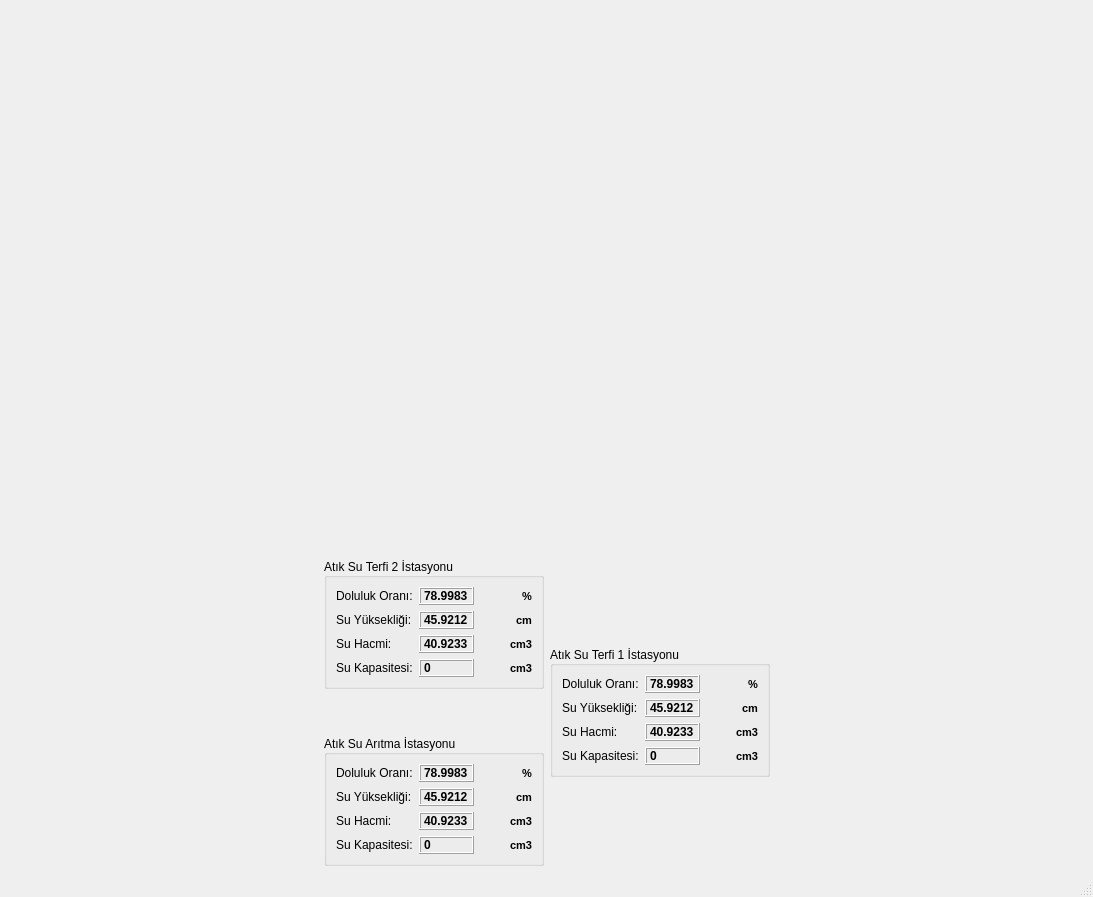
<?xml version="1.0" encoding="UTF-8"?>
<ui version="4.0">
 <class>MainWindow</class>
 <widget class="QMainWindow" name="MainWindow">
  <property name="geometry">
   <rect>
    <x>0</x>
    <y>0</y>
    <width>1093</width>
    <height>897</height>
   </rect>
  </property>
  <property name="windowTitle">
   <string>MainWindow</string>
  </property>
  <widget class="QWidget" name="centralwidget">
   <layout class="QGridLayout" name="gridLayout_5">
    <item row="1" column="4">
     <layout class="QVBoxLayout" name="verticalLayout_2">
      <item>
       <widget class="QGroupBox" name="groupBox_AtikSuTerfi1">
        <property name="sizePolicy">
         <sizepolicy hsizetype="Fixed" vsizetype="Fixed">
          <horstretch>0</horstretch>
          <verstretch>0</verstretch>
         </sizepolicy>
        </property>
        <property name="minimumSize">
         <size>
          <width>220</width>
          <height>130</height>
         </size>
        </property>
        <property name="font">
         <font>
          <weight>50</weight>
          <bold>false</bold>
          <kerning>true</kerning>
         </font>
        </property>
        <property name="title">
         <string>Atık Su Terfi 1 İstasyonu</string>
        </property>
        <property name="alignment">
         <set>Qt::AlignLeading|Qt::AlignLeft|Qt::AlignVCenter</set>
        </property>
        <layout class="QGridLayout" name="gridLayout_4">
         <item row="0" column="0">
          <widget class="QLabel" name="label_15">
           <property name="enabled">
            <bool>true</bool>
           </property>
           <property name="sizePolicy">
            <sizepolicy hsizetype="Preferred" vsizetype="Preferred">
             <horstretch>0</horstretch>
             <verstretch>0</verstretch>
            </sizepolicy>
           </property>
           <property name="text">
            <string>Doluluk Oranı:</string>
           </property>
           <property name="wordWrap">
            <bool>false</bool>
           </property>
          </widget>
         </item>
         <item row="0" column="1">
          <widget class="QLabel" name="txt_AtikSuTerfi1_DO">
           <property name="font">
            <font>
             <weight>75</weight>
             <bold>true</bold>
            </font>
           </property>
           <property name="mouseTracking">
            <bool>false</bool>
           </property>
           <property name="autoFillBackground">
            <bool>false</bool>
           </property>
           <property name="styleSheet">
            <string notr="true"/>
           </property>
           <property name="frameShape">
            <enum>QFrame::Box</enum>
           </property>
           <property name="frameShadow">
            <enum>QFrame::Raised</enum>
           </property>
           <property name="text">
            <string>78.9983</string>
           </property>
           <property name="wordWrap">
            <bool>false</bool>
           </property>
          </widget>
         </item>
         <item row="1" column="0">
          <widget class="QLabel" name="label_14">
           <property name="text">
            <string>Su Yüksekliği:</string>
           </property>
           <property name="wordWrap">
            <bool>false</bool>
           </property>
          </widget>
         </item>
         <item row="1" column="1">
          <widget class="QLabel" name="txt_AtikSuTerfi1_SY">
           <property name="font">
            <font>
             <weight>75</weight>
             <bold>true</bold>
            </font>
           </property>
           <property name="mouseTracking">
            <bool>false</bool>
           </property>
           <property name="autoFillBackground">
            <bool>false</bool>
           </property>
           <property name="styleSheet">
            <string notr="true"/>
           </property>
           <property name="frameShape">
            <enum>QFrame::Box</enum>
           </property>
           <property name="frameShadow">
            <enum>QFrame::Raised</enum>
           </property>
           <property name="text">
            <string>45.9212</string>
           </property>
           <property name="wordWrap">
            <bool>false</bool>
           </property>
          </widget>
         </item>
         <item row="1" column="2">
          <widget class="QLabel" name="label_56">
           <property name="font">
            <font>
             <pointsize>8</pointsize>
             <weight>75</weight>
             <bold>true</bold>
            </font>
           </property>
           <property name="text">
            <string>cm</string>
           </property>
           <property name="alignment">
            <set>Qt::AlignRight|Qt::AlignTrailing|Qt::AlignVCenter</set>
           </property>
           <property name="wordWrap">
            <bool>false</bool>
           </property>
          </widget>
         </item>
         <item row="2" column="0">
          <widget class="QLabel" name="label_16">
           <property name="text">
            <string>Su Hacmi:</string>
           </property>
           <property name="wordWrap">
            <bool>false</bool>
           </property>
          </widget>
         </item>
         <item row="2" column="1">
          <widget class="QLabel" name="txt_AtikSuTerfi1_SH">
           <property name="font">
            <font>
             <weight>75</weight>
             <bold>true</bold>
            </font>
           </property>
           <property name="mouseTracking">
            <bool>false</bool>
           </property>
           <property name="autoFillBackground">
            <bool>false</bool>
           </property>
           <property name="styleSheet">
            <string notr="true"/>
           </property>
           <property name="frameShape">
            <enum>QFrame::Box</enum>
           </property>
           <property name="frameShadow">
            <enum>QFrame::Raised</enum>
           </property>
           <property name="text">
            <string>40.9233</string>
           </property>
           <property name="wordWrap">
            <bool>false</bool>
           </property>
          </widget>
         </item>
         <item row="2" column="2">
          <widget class="QLabel" name="label_57">
           <property name="font">
            <font>
             <pointsize>8</pointsize>
             <weight>75</weight>
             <bold>true</bold>
            </font>
           </property>
           <property name="text">
            <string>cm3</string>
           </property>
           <property name="alignment">
            <set>Qt::AlignRight|Qt::AlignTrailing|Qt::AlignVCenter</set>
           </property>
           <property name="wordWrap">
            <bool>false</bool>
           </property>
          </widget>
         </item>
         <item row="3" column="0">
          <widget class="QLabel" name="label_33">
           <property name="text">
            <string>Su Kapasitesi:</string>
           </property>
           <property name="wordWrap">
            <bool>false</bool>
           </property>
          </widget>
         </item>
         <item row="3" column="1">
          <widget class="QLabel" name="txt_AtikSuTerfi1_SK">
           <property name="font">
            <font>
             <weight>75</weight>
             <bold>true</bold>
            </font>
           </property>
           <property name="mouseTracking">
            <bool>false</bool>
           </property>
           <property name="autoFillBackground">
            <bool>false</bool>
           </property>
           <property name="styleSheet">
            <string notr="true"/>
           </property>
           <property name="frameShape">
            <enum>QFrame::Box</enum>
           </property>
           <property name="frameShadow">
            <enum>QFrame::Raised</enum>
           </property>
           <property name="text">
            <string>0</string>
           </property>
           <property name="wordWrap">
            <bool>false</bool>
           </property>
          </widget>
         </item>
         <item row="3" column="2">
          <widget class="QLabel" name="label_67">
           <property name="font">
            <font>
             <pointsize>8</pointsize>
             <weight>75</weight>
             <bold>true</bold>
            </font>
           </property>
           <property name="text">
            <string>cm3</string>
           </property>
           <property name="alignment">
            <set>Qt::AlignRight|Qt::AlignTrailing|Qt::AlignVCenter</set>
           </property>
           <property name="wordWrap">
            <bool>false</bool>
           </property>
          </widget>
         </item>
         <item row="0" column="2">
          <widget class="QLabel" name="label_58">
           <property name="font">
            <font>
             <pointsize>8</pointsize>
             <weight>75</weight>
             <bold>true</bold>
            </font>
           </property>
           <property name="text">
            <string>%</string>
           </property>
           <property name="alignment">
            <set>Qt::AlignRight|Qt::AlignTrailing|Qt::AlignVCenter</set>
           </property>
           <property name="wordWrap">
            <bool>false</bool>
           </property>
          </widget>
         </item>
        </layout>
       </widget>
      </item>
     </layout>
    </item>
    <item row="1" column="2">
     <layout class="QGridLayout" name="gridLayout">
      <item row="0" column="0">
       <layout class="QVBoxLayout" name="verticalLayout">
        <item>
         <widget class="QGroupBox" name="groupBox_AtikSuTerfi2">
          <property name="sizePolicy">
           <sizepolicy hsizetype="Fixed" vsizetype="Fixed">
            <horstretch>0</horstretch>
            <verstretch>0</verstretch>
           </sizepolicy>
          </property>
          <property name="minimumSize">
           <size>
            <width>220</width>
            <height>130</height>
           </size>
          </property>
          <property name="font">
           <font>
            <weight>50</weight>
            <bold>false</bold>
            <kerning>true</kerning>
           </font>
          </property>
          <property name="title">
           <string>Atık Su Terfi 2 İstasyonu</string>
          </property>
          <property name="alignment">
           <set>Qt::AlignLeading|Qt::AlignLeft|Qt::AlignVCenter</set>
          </property>
          <layout class="QGridLayout" name="gridLayout_2">
           <item row="1" column="0">
            <widget class="QLabel" name="label_25">
             <property name="text">
              <string>Su Yüksekliği:</string>
             </property>
             <property name="wordWrap">
              <bool>false</bool>
             </property>
            </widget>
           </item>
           <item row="2" column="2">
            <widget class="QLabel" name="label_60">
             <property name="font">
              <font>
               <pointsize>8</pointsize>
               <weight>75</weight>
               <bold>true</bold>
              </font>
             </property>
             <property name="text">
              <string>cm3</string>
             </property>
             <property name="alignment">
              <set>Qt::AlignRight|Qt::AlignTrailing|Qt::AlignVCenter</set>
             </property>
             <property name="wordWrap">
              <bool>false</bool>
             </property>
            </widget>
           </item>
           <item row="3" column="0">
            <widget class="QLabel" name="label_32">
             <property name="text">
              <string>Su Kapasitesi:</string>
             </property>
             <property name="wordWrap">
              <bool>false</bool>
             </property>
            </widget>
           </item>
           <item row="2" column="1">
            <widget class="QLabel" name="txt_AtikSuTerfi2_SH">
             <property name="font">
              <font>
               <weight>75</weight>
               <bold>true</bold>
              </font>
             </property>
             <property name="mouseTracking">
              <bool>false</bool>
             </property>
             <property name="autoFillBackground">
              <bool>false</bool>
             </property>
             <property name="styleSheet">
              <string notr="true"/>
             </property>
             <property name="frameShape">
              <enum>QFrame::Box</enum>
             </property>
             <property name="frameShadow">
              <enum>QFrame::Raised</enum>
             </property>
             <property name="text">
              <string>40.9233</string>
             </property>
             <property name="wordWrap">
              <bool>false</bool>
             </property>
            </widget>
           </item>
           <item row="0" column="0">
            <widget class="QLabel" name="label_26">
             <property name="enabled">
              <bool>true</bool>
             </property>
             <property name="sizePolicy">
              <sizepolicy hsizetype="Preferred" vsizetype="Preferred">
               <horstretch>0</horstretch>
               <verstretch>0</verstretch>
              </sizepolicy>
             </property>
             <property name="text">
              <string>Doluluk Oranı:</string>
             </property>
             <property name="wordWrap">
              <bool>false</bool>
             </property>
            </widget>
           </item>
           <item row="0" column="1">
            <widget class="QLabel" name="txt_AtikSuTerfi2_DO">
             <property name="font">
              <font>
               <weight>75</weight>
               <bold>true</bold>
              </font>
             </property>
             <property name="mouseTracking">
              <bool>false</bool>
             </property>
             <property name="autoFillBackground">
              <bool>false</bool>
             </property>
             <property name="styleSheet">
              <string notr="true"/>
             </property>
             <property name="frameShape">
              <enum>QFrame::Box</enum>
             </property>
             <property name="frameShadow">
              <enum>QFrame::Raised</enum>
             </property>
             <property name="text">
              <string>78.9983</string>
             </property>
             <property name="wordWrap">
              <bool>false</bool>
             </property>
            </widget>
           </item>
           <item row="3" column="2">
            <widget class="QLabel" name="label_66">
             <property name="font">
              <font>
               <pointsize>8</pointsize>
               <weight>75</weight>
               <bold>true</bold>
              </font>
             </property>
             <property name="text">
              <string>cm3</string>
             </property>
             <property name="alignment">
              <set>Qt::AlignRight|Qt::AlignTrailing|Qt::AlignVCenter</set>
             </property>
             <property name="wordWrap">
              <bool>false</bool>
             </property>
            </widget>
           </item>
           <item row="2" column="0">
            <widget class="QLabel" name="label_27">
             <property name="text">
              <string>Su Hacmi:</string>
             </property>
             <property name="wordWrap">
              <bool>false</bool>
             </property>
            </widget>
           </item>
           <item row="0" column="2">
            <widget class="QLabel" name="label_61">
             <property name="font">
              <font>
               <pointsize>8</pointsize>
               <weight>75</weight>
               <bold>true</bold>
              </font>
             </property>
             <property name="text">
              <string>%</string>
             </property>
             <property name="alignment">
              <set>Qt::AlignRight|Qt::AlignTrailing|Qt::AlignVCenter</set>
             </property>
             <property name="wordWrap">
              <bool>false</bool>
             </property>
            </widget>
           </item>
           <item row="3" column="1">
            <widget class="QLabel" name="txt_AtikSuTerfi2_SK">
             <property name="font">
              <font>
               <weight>75</weight>
               <bold>true</bold>
              </font>
             </property>
             <property name="mouseTracking">
              <bool>false</bool>
             </property>
             <property name="autoFillBackground">
              <bool>false</bool>
             </property>
             <property name="styleSheet">
              <string notr="true"/>
             </property>
             <property name="frameShape">
              <enum>QFrame::Box</enum>
             </property>
             <property name="frameShadow">
              <enum>QFrame::Raised</enum>
             </property>
             <property name="text">
              <string>0</string>
             </property>
             <property name="wordWrap">
              <bool>false</bool>
             </property>
            </widget>
           </item>
           <item row="1" column="1">
            <widget class="QLabel" name="txt_AtikSuTerfi2_SY">
             <property name="font">
              <font>
               <weight>75</weight>
               <bold>true</bold>
              </font>
             </property>
             <property name="mouseTracking">
              <bool>false</bool>
             </property>
             <property name="autoFillBackground">
              <bool>false</bool>
             </property>
             <property name="styleSheet">
              <string notr="true"/>
             </property>
             <property name="frameShape">
              <enum>QFrame::Box</enum>
             </property>
             <property name="frameShadow">
              <enum>QFrame::Raised</enum>
             </property>
             <property name="text">
              <string>45.9212</string>
             </property>
             <property name="wordWrap">
              <bool>false</bool>
             </property>
            </widget>
           </item>
           <item row="1" column="2">
            <widget class="QLabel" name="label_59">
             <property name="font">
              <font>
               <pointsize>8</pointsize>
               <weight>75</weight>
               <bold>true</bold>
              </font>
             </property>
             <property name="text">
              <string>cm</string>
             </property>
             <property name="alignment">
              <set>Qt::AlignRight|Qt::AlignTrailing|Qt::AlignVCenter</set>
             </property>
             <property name="wordWrap">
              <bool>false</bool>
             </property>
            </widget>
           </item>
          </layout>
         </widget>
        </item>
        <item>
         <spacer name="verticalSpacer">
          <property name="orientation">
           <enum>Qt::Vertical</enum>
          </property>
          <property name="sizeType">
           <enum>QSizePolicy::Minimum</enum>
          </property>
          <property name="sizeHint" stdset="0">
           <size>
            <width>20</width>
            <height>40</height>
           </size>
          </property>
         </spacer>
        </item>
        <item>
         <widget class="QGroupBox" name="groupBox_AtikSuAritma">
          <property name="sizePolicy">
           <sizepolicy hsizetype="Fixed" vsizetype="Fixed">
            <horstretch>0</horstretch>
            <verstretch>0</verstretch>
           </sizepolicy>
          </property>
          <property name="minimumSize">
           <size>
            <width>220</width>
            <height>130</height>
           </size>
          </property>
          <property name="font">
           <font>
            <weight>50</weight>
            <bold>false</bold>
            <kerning>true</kerning>
           </font>
          </property>
          <property name="title">
           <string>Atık Su Arıtma İstasyonu</string>
          </property>
          <property name="alignment">
           <set>Qt::AlignLeading|Qt::AlignLeft|Qt::AlignVCenter</set>
          </property>
          <layout class="QGridLayout" name="gridLayout_3">
           <item row="2" column="2">
            <widget class="QLabel" name="label_63">
             <property name="font">
              <font>
               <pointsize>8</pointsize>
               <weight>75</weight>
               <bold>true</bold>
              </font>
             </property>
             <property name="text">
              <string>cm3</string>
             </property>
             <property name="alignment">
              <set>Qt::AlignRight|Qt::AlignTrailing|Qt::AlignVCenter</set>
             </property>
             <property name="wordWrap">
              <bool>false</bool>
             </property>
            </widget>
           </item>
           <item row="3" column="0">
            <widget class="QLabel" name="label_31">
             <property name="text">
              <string>Su Kapasitesi:</string>
             </property>
             <property name="wordWrap">
              <bool>false</bool>
             </property>
            </widget>
           </item>
           <item row="1" column="2">
            <widget class="QLabel" name="label_62">
             <property name="font">
              <font>
               <pointsize>8</pointsize>
               <weight>75</weight>
               <bold>true</bold>
              </font>
             </property>
             <property name="text">
              <string>cm</string>
             </property>
             <property name="alignment">
              <set>Qt::AlignRight|Qt::AlignTrailing|Qt::AlignVCenter</set>
             </property>
             <property name="wordWrap">
              <bool>false</bool>
             </property>
            </widget>
           </item>
           <item row="3" column="2">
            <widget class="QLabel" name="label_65">
             <property name="font">
              <font>
               <pointsize>8</pointsize>
               <weight>75</weight>
               <bold>true</bold>
              </font>
             </property>
             <property name="text">
              <string>cm3</string>
             </property>
             <property name="alignment">
              <set>Qt::AlignRight|Qt::AlignTrailing|Qt::AlignVCenter</set>
             </property>
             <property name="wordWrap">
              <bool>false</bool>
             </property>
            </widget>
           </item>
           <item row="1" column="1">
            <widget class="QLabel" name="txt_AtikSuAritma_SY">
             <property name="font">
              <font>
               <weight>75</weight>
               <bold>true</bold>
              </font>
             </property>
             <property name="mouseTracking">
              <bool>false</bool>
             </property>
             <property name="autoFillBackground">
              <bool>false</bool>
             </property>
             <property name="styleSheet">
              <string notr="true"/>
             </property>
             <property name="frameShape">
              <enum>QFrame::Box</enum>
             </property>
             <property name="frameShadow">
              <enum>QFrame::Raised</enum>
             </property>
             <property name="text">
              <string>45.9212</string>
             </property>
             <property name="wordWrap">
              <bool>false</bool>
             </property>
            </widget>
           </item>
           <item row="2" column="0">
            <widget class="QLabel" name="label_30">
             <property name="text">
              <string>Su Hacmi:</string>
             </property>
             <property name="wordWrap">
              <bool>false</bool>
             </property>
            </widget>
           </item>
           <item row="3" column="1">
            <widget class="QLabel" name="txt_AtikSuAritma_SK">
             <property name="font">
              <font>
               <weight>75</weight>
               <bold>true</bold>
              </font>
             </property>
             <property name="mouseTracking">
              <bool>false</bool>
             </property>
             <property name="autoFillBackground">
              <bool>false</bool>
             </property>
             <property name="styleSheet">
              <string notr="true"/>
             </property>
             <property name="frameShape">
              <enum>QFrame::Box</enum>
             </property>
             <property name="frameShadow">
              <enum>QFrame::Raised</enum>
             </property>
             <property name="text">
              <string>0</string>
             </property>
             <property name="wordWrap">
              <bool>false</bool>
             </property>
            </widget>
           </item>
           <item row="2" column="1">
            <widget class="QLabel" name="txt_AtikSuAritma_SH">
             <property name="font">
              <font>
               <weight>75</weight>
               <bold>true</bold>
              </font>
             </property>
             <property name="mouseTracking">
              <bool>false</bool>
             </property>
             <property name="autoFillBackground">
              <bool>false</bool>
             </property>
             <property name="styleSheet">
              <string notr="true"/>
             </property>
             <property name="frameShape">
              <enum>QFrame::Box</enum>
             </property>
             <property name="frameShadow">
              <enum>QFrame::Raised</enum>
             </property>
             <property name="text">
              <string>40.9233</string>
             </property>
             <property name="wordWrap">
              <bool>false</bool>
             </property>
            </widget>
           </item>
           <item row="0" column="1">
            <widget class="QLabel" name="txt_AtikSuAritma_DO">
             <property name="font">
              <font>
               <weight>75</weight>
               <bold>true</bold>
              </font>
             </property>
             <property name="mouseTracking">
              <bool>false</bool>
             </property>
             <property name="autoFillBackground">
              <bool>false</bool>
             </property>
             <property name="styleSheet">
              <string notr="true"/>
             </property>
             <property name="frameShape">
              <enum>QFrame::Box</enum>
             </property>
             <property name="frameShadow">
              <enum>QFrame::Raised</enum>
             </property>
             <property name="text">
              <string>78.9983</string>
             </property>
             <property name="wordWrap">
              <bool>false</bool>
             </property>
            </widget>
           </item>
           <item row="0" column="2">
            <widget class="QLabel" name="label_64">
             <property name="font">
              <font>
               <pointsize>8</pointsize>
               <weight>75</weight>
               <bold>true</bold>
              </font>
             </property>
             <property name="text">
              <string>%</string>
             </property>
             <property name="alignment">
              <set>Qt::AlignRight|Qt::AlignTrailing|Qt::AlignVCenter</set>
             </property>
             <property name="wordWrap">
              <bool>false</bool>
             </property>
            </widget>
           </item>
           <item row="0" column="0">
            <widget class="QLabel" name="label_29">
             <property name="enabled">
              <bool>true</bool>
             </property>
             <property name="sizePolicy">
              <sizepolicy hsizetype="Preferred" vsizetype="Preferred">
               <horstretch>0</horstretch>
               <verstretch>0</verstretch>
              </sizepolicy>
             </property>
             <property name="text">
              <string>Doluluk Oranı:</string>
             </property>
             <property name="wordWrap">
              <bool>false</bool>
             </property>
            </widget>
           </item>
           <item row="1" column="0">
            <widget class="QLabel" name="label_28">
             <property name="text">
              <string>Su Yüksekliği:</string>
             </property>
             <property name="wordWrap">
              <bool>false</bool>
             </property>
            </widget>
           </item>
          </layout>
         </widget>
        </item>
       </layout>
      </item>
     </layout>
    </item>
    <item row="0" column="5">
     <spacer name="horizontalSpacer_2">
      <property name="orientation">
       <enum>Qt::Horizontal</enum>
      </property>
      <property name="sizeType">
       <enum>QSizePolicy::Expanding</enum>
      </property>
      <property name="sizeHint" stdset="0">
       <size>
        <width>40</width>
        <height>20</height>
       </size>
      </property>
     </spacer>
    </item>
    <item row="0" column="3" rowspan="2" colspan="2">
     <widget class="QLabel" name="label">
      <property name="text">
       <string/>
      </property>
      <property name="pixmap">
       <pixmap>image.png</pixmap>
      </property>
     </widget>
    </item>
    <item row="1" column="1">
     <spacer name="horizontalSpacer">
      <property name="orientation">
       <enum>Qt::Horizontal</enum>
      </property>
      <property name="sizeType">
       <enum>QSizePolicy::Expanding</enum>
      </property>
      <property name="sizeHint" stdset="0">
       <size>
        <width>50</width>
        <height>20</height>
       </size>
      </property>
     </spacer>
    </item>
   </layout>
  </widget>
  <widget class="QMenuBar" name="menubar">
   <property name="geometry">
    <rect>
     <x>0</x>
     <y>0</y>
     <width>1093</width>
     <height>21</height>
    </rect>
   </property>
  </widget>
  <widget class="QStatusBar" name="statusbar"/>
 </widget>
 <resources/>
 <connections/>
</ui>
